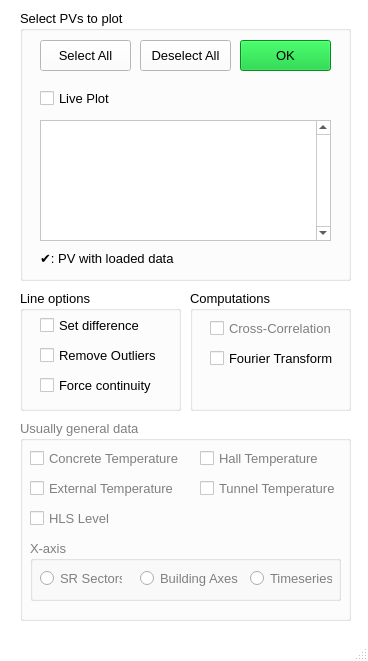
<?xml version="1.0" encoding="UTF-8"?>
<ui version="4.0">
 <class>MainWindow</class>
 <widget class="QMainWindow" name="MainWindow">
  <property name="geometry">
   <rect>
    <x>0</x>
    <y>0</y>
    <width>368</width>
    <height>661</height>
   </rect>
  </property>
  <property name="palette">
   <palette>
    <active>
     <colorrole role="WindowText">
      <brush brushstyle="SolidPattern">
       <color alpha="255">
        <red>0</red>
        <green>0</green>
        <blue>0</blue>
       </color>
      </brush>
     </colorrole>
     <colorrole role="Button">
      <brush brushstyle="SolidPattern">
       <color alpha="255">
        <red>255</red>
        <green>255</green>
        <blue>255</blue>
       </color>
      </brush>
     </colorrole>
     <colorrole role="Light">
      <brush brushstyle="SolidPattern">
       <color alpha="255">
        <red>255</red>
        <green>255</green>
        <blue>255</blue>
       </color>
      </brush>
     </colorrole>
     <colorrole role="Midlight">
      <brush brushstyle="SolidPattern">
       <color alpha="255">
        <red>255</red>
        <green>255</green>
        <blue>255</blue>
       </color>
      </brush>
     </colorrole>
     <colorrole role="Dark">
      <brush brushstyle="SolidPattern">
       <color alpha="255">
        <red>127</red>
        <green>127</green>
        <blue>127</blue>
       </color>
      </brush>
     </colorrole>
     <colorrole role="Mid">
      <brush brushstyle="SolidPattern">
       <color alpha="255">
        <red>170</red>
        <green>170</green>
        <blue>170</blue>
       </color>
      </brush>
     </colorrole>
     <colorrole role="Text">
      <brush brushstyle="SolidPattern">
       <color alpha="255">
        <red>0</red>
        <green>0</green>
        <blue>0</blue>
       </color>
      </brush>
     </colorrole>
     <colorrole role="BrightText">
      <brush brushstyle="SolidPattern">
       <color alpha="255">
        <red>255</red>
        <green>255</green>
        <blue>255</blue>
       </color>
      </brush>
     </colorrole>
     <colorrole role="ButtonText">
      <brush brushstyle="SolidPattern">
       <color alpha="255">
        <red>0</red>
        <green>0</green>
        <blue>0</blue>
       </color>
      </brush>
     </colorrole>
     <colorrole role="Base">
      <brush brushstyle="SolidPattern">
       <color alpha="255">
        <red>255</red>
        <green>255</green>
        <blue>255</blue>
       </color>
      </brush>
     </colorrole>
     <colorrole role="Window">
      <brush brushstyle="SolidPattern">
       <color alpha="255">
        <red>255</red>
        <green>255</green>
        <blue>255</blue>
       </color>
      </brush>
     </colorrole>
     <colorrole role="Shadow">
      <brush brushstyle="SolidPattern">
       <color alpha="255">
        <red>0</red>
        <green>0</green>
        <blue>0</blue>
       </color>
      </brush>
     </colorrole>
     <colorrole role="AlternateBase">
      <brush brushstyle="SolidPattern">
       <color alpha="255">
        <red>255</red>
        <green>255</green>
        <blue>255</blue>
       </color>
      </brush>
     </colorrole>
     <colorrole role="ToolTipBase">
      <brush brushstyle="SolidPattern">
       <color alpha="255">
        <red>255</red>
        <green>255</green>
        <blue>220</blue>
       </color>
      </brush>
     </colorrole>
     <colorrole role="ToolTipText">
      <brush brushstyle="SolidPattern">
       <color alpha="255">
        <red>0</red>
        <green>0</green>
        <blue>0</blue>
       </color>
      </brush>
     </colorrole>
    </active>
    <inactive>
     <colorrole role="WindowText">
      <brush brushstyle="SolidPattern">
       <color alpha="255">
        <red>0</red>
        <green>0</green>
        <blue>0</blue>
       </color>
      </brush>
     </colorrole>
     <colorrole role="Button">
      <brush brushstyle="SolidPattern">
       <color alpha="255">
        <red>255</red>
        <green>255</green>
        <blue>255</blue>
       </color>
      </brush>
     </colorrole>
     <colorrole role="Light">
      <brush brushstyle="SolidPattern">
       <color alpha="255">
        <red>255</red>
        <green>255</green>
        <blue>255</blue>
       </color>
      </brush>
     </colorrole>
     <colorrole role="Midlight">
      <brush brushstyle="SolidPattern">
       <color alpha="255">
        <red>255</red>
        <green>255</green>
        <blue>255</blue>
       </color>
      </brush>
     </colorrole>
     <colorrole role="Dark">
      <brush brushstyle="SolidPattern">
       <color alpha="255">
        <red>127</red>
        <green>127</green>
        <blue>127</blue>
       </color>
      </brush>
     </colorrole>
     <colorrole role="Mid">
      <brush brushstyle="SolidPattern">
       <color alpha="255">
        <red>170</red>
        <green>170</green>
        <blue>170</blue>
       </color>
      </brush>
     </colorrole>
     <colorrole role="Text">
      <brush brushstyle="SolidPattern">
       <color alpha="255">
        <red>0</red>
        <green>0</green>
        <blue>0</blue>
       </color>
      </brush>
     </colorrole>
     <colorrole role="BrightText">
      <brush brushstyle="SolidPattern">
       <color alpha="255">
        <red>255</red>
        <green>255</green>
        <blue>255</blue>
       </color>
      </brush>
     </colorrole>
     <colorrole role="ButtonText">
      <brush brushstyle="SolidPattern">
       <color alpha="255">
        <red>0</red>
        <green>0</green>
        <blue>0</blue>
       </color>
      </brush>
     </colorrole>
     <colorrole role="Base">
      <brush brushstyle="SolidPattern">
       <color alpha="255">
        <red>255</red>
        <green>255</green>
        <blue>255</blue>
       </color>
      </brush>
     </colorrole>
     <colorrole role="Window">
      <brush brushstyle="SolidPattern">
       <color alpha="255">
        <red>255</red>
        <green>255</green>
        <blue>255</blue>
       </color>
      </brush>
     </colorrole>
     <colorrole role="Shadow">
      <brush brushstyle="SolidPattern">
       <color alpha="255">
        <red>0</red>
        <green>0</green>
        <blue>0</blue>
       </color>
      </brush>
     </colorrole>
     <colorrole role="AlternateBase">
      <brush brushstyle="SolidPattern">
       <color alpha="255">
        <red>255</red>
        <green>255</green>
        <blue>255</blue>
       </color>
      </brush>
     </colorrole>
     <colorrole role="ToolTipBase">
      <brush brushstyle="SolidPattern">
       <color alpha="255">
        <red>255</red>
        <green>255</green>
        <blue>220</blue>
       </color>
      </brush>
     </colorrole>
     <colorrole role="ToolTipText">
      <brush brushstyle="SolidPattern">
       <color alpha="255">
        <red>0</red>
        <green>0</green>
        <blue>0</blue>
       </color>
      </brush>
     </colorrole>
    </inactive>
    <disabled>
     <colorrole role="WindowText">
      <brush brushstyle="SolidPattern">
       <color alpha="255">
        <red>127</red>
        <green>127</green>
        <blue>127</blue>
       </color>
      </brush>
     </colorrole>
     <colorrole role="Button">
      <brush brushstyle="SolidPattern">
       <color alpha="255">
        <red>255</red>
        <green>255</green>
        <blue>255</blue>
       </color>
      </brush>
     </colorrole>
     <colorrole role="Light">
      <brush brushstyle="SolidPattern">
       <color alpha="255">
        <red>255</red>
        <green>255</green>
        <blue>255</blue>
       </color>
      </brush>
     </colorrole>
     <colorrole role="Midlight">
      <brush brushstyle="SolidPattern">
       <color alpha="255">
        <red>255</red>
        <green>255</green>
        <blue>255</blue>
       </color>
      </brush>
     </colorrole>
     <colorrole role="Dark">
      <brush brushstyle="SolidPattern">
       <color alpha="255">
        <red>127</red>
        <green>127</green>
        <blue>127</blue>
       </color>
      </brush>
     </colorrole>
     <colorrole role="Mid">
      <brush brushstyle="SolidPattern">
       <color alpha="255">
        <red>170</red>
        <green>170</green>
        <blue>170</blue>
       </color>
      </brush>
     </colorrole>
     <colorrole role="Text">
      <brush brushstyle="SolidPattern">
       <color alpha="255">
        <red>127</red>
        <green>127</green>
        <blue>127</blue>
       </color>
      </brush>
     </colorrole>
     <colorrole role="BrightText">
      <brush brushstyle="SolidPattern">
       <color alpha="255">
        <red>255</red>
        <green>255</green>
        <blue>255</blue>
       </color>
      </brush>
     </colorrole>
     <colorrole role="ButtonText">
      <brush brushstyle="SolidPattern">
       <color alpha="255">
        <red>127</red>
        <green>127</green>
        <blue>127</blue>
       </color>
      </brush>
     </colorrole>
     <colorrole role="Base">
      <brush brushstyle="SolidPattern">
       <color alpha="255">
        <red>255</red>
        <green>255</green>
        <blue>255</blue>
       </color>
      </brush>
     </colorrole>
     <colorrole role="Window">
      <brush brushstyle="SolidPattern">
       <color alpha="255">
        <red>255</red>
        <green>255</green>
        <blue>255</blue>
       </color>
      </brush>
     </colorrole>
     <colorrole role="Shadow">
      <brush brushstyle="SolidPattern">
       <color alpha="255">
        <red>0</red>
        <green>0</green>
        <blue>0</blue>
       </color>
      </brush>
     </colorrole>
     <colorrole role="AlternateBase">
      <brush brushstyle="SolidPattern">
       <color alpha="255">
        <red>255</red>
        <green>255</green>
        <blue>255</blue>
       </color>
      </brush>
     </colorrole>
     <colorrole role="ToolTipBase">
      <brush brushstyle="SolidPattern">
       <color alpha="255">
        <red>255</red>
        <green>255</green>
        <blue>220</blue>
       </color>
      </brush>
     </colorrole>
     <colorrole role="ToolTipText">
      <brush brushstyle="SolidPattern">
       <color alpha="255">
        <red>0</red>
        <green>0</green>
        <blue>0</blue>
       </color>
      </brush>
     </colorrole>
    </disabled>
   </palette>
  </property>
  <property name="windowTitle">
   <string>MainWindow</string>
  </property>
  <widget class="QWidget" name="centralwidget">
   <widget class="QGroupBox" name="groupBox">
    <property name="geometry">
     <rect>
      <x>20</x>
      <y>10</y>
      <width>331</width>
      <height>271</height>
     </rect>
    </property>
    <property name="font">
     <font>
      <pointsize>10</pointsize>
     </font>
    </property>
    <property name="title">
     <string>Select PVs to plot</string>
    </property>
    <widget class="QPushButton" name="pb_selectAll">
     <property name="geometry">
      <rect>
       <x>20</x>
       <y>30</y>
       <width>91</width>
       <height>31</height>
      </rect>
     </property>
     <property name="text">
      <string>Select All</string>
     </property>
    </widget>
    <widget class="QPushButton" name="pb_deselectAll">
     <property name="geometry">
      <rect>
       <x>120</x>
       <y>30</y>
       <width>91</width>
       <height>31</height>
      </rect>
     </property>
     <property name="text">
      <string>Deselect All</string>
     </property>
    </widget>
    <widget class="QPushButton" name="pb_load">
     <property name="geometry">
      <rect>
       <x>220</x>
       <y>30</y>
       <width>91</width>
       <height>31</height>
      </rect>
     </property>
     <property name="palette">
      <palette>
       <active>
        <colorrole role="WindowText">
         <brush brushstyle="SolidPattern">
          <color alpha="255">
           <red>0</red>
           <green>0</green>
           <blue>0</blue>
          </color>
         </brush>
        </colorrole>
        <colorrole role="Button">
         <brush brushstyle="SolidPattern">
          <color alpha="255">
           <red>0</red>
           <green>199</green>
           <blue>40</blue>
          </color>
         </brush>
        </colorrole>
        <colorrole role="Light">
         <brush brushstyle="SolidPattern">
          <color alpha="255">
           <red>0</red>
           <green>255</green>
           <blue>0</blue>
          </color>
         </brush>
        </colorrole>
        <colorrole role="Midlight">
         <brush brushstyle="SolidPattern">
          <color alpha="255">
           <red>0</red>
           <green>212</green>
           <blue>0</blue>
          </color>
         </brush>
        </colorrole>
        <colorrole role="Dark">
         <brush brushstyle="SolidPattern">
          <color alpha="255">
           <red>0</red>
           <green>85</green>
           <blue>0</blue>
          </color>
         </brush>
        </colorrole>
        <colorrole role="Mid">
         <brush brushstyle="SolidPattern">
          <color alpha="255">
           <red>0</red>
           <green>113</green>
           <blue>0</blue>
          </color>
         </brush>
        </colorrole>
        <colorrole role="Text">
         <brush brushstyle="SolidPattern">
          <color alpha="255">
           <red>0</red>
           <green>0</green>
           <blue>0</blue>
          </color>
         </brush>
        </colorrole>
        <colorrole role="BrightText">
         <brush brushstyle="SolidPattern">
          <color alpha="255">
           <red>255</red>
           <green>255</green>
           <blue>255</blue>
          </color>
         </brush>
        </colorrole>
        <colorrole role="ButtonText">
         <brush brushstyle="SolidPattern">
          <color alpha="255">
           <red>0</red>
           <green>0</green>
           <blue>0</blue>
          </color>
         </brush>
        </colorrole>
        <colorrole role="Base">
         <brush brushstyle="SolidPattern">
          <color alpha="255">
           <red>0</red>
           <green>199</green>
           <blue>40</blue>
          </color>
         </brush>
        </colorrole>
        <colorrole role="Window">
         <brush brushstyle="SolidPattern">
          <color alpha="255">
           <red>0</red>
           <green>199</green>
           <blue>40</blue>
          </color>
         </brush>
        </colorrole>
        <colorrole role="Shadow">
         <brush brushstyle="SolidPattern">
          <color alpha="255">
           <red>0</red>
           <green>0</green>
           <blue>0</blue>
          </color>
         </brush>
        </colorrole>
        <colorrole role="AlternateBase">
         <brush brushstyle="SolidPattern">
          <color alpha="255">
           <red>127</red>
           <green>212</green>
           <blue>127</blue>
          </color>
         </brush>
        </colorrole>
        <colorrole role="ToolTipBase">
         <brush brushstyle="SolidPattern">
          <color alpha="255">
           <red>255</red>
           <green>255</green>
           <blue>220</blue>
          </color>
         </brush>
        </colorrole>
        <colorrole role="ToolTipText">
         <brush brushstyle="SolidPattern">
          <color alpha="255">
           <red>0</red>
           <green>0</green>
           <blue>0</blue>
          </color>
         </brush>
        </colorrole>
       </active>
       <inactive>
        <colorrole role="WindowText">
         <brush brushstyle="SolidPattern">
          <color alpha="255">
           <red>0</red>
           <green>0</green>
           <blue>0</blue>
          </color>
         </brush>
        </colorrole>
        <colorrole role="Button">
         <brush brushstyle="SolidPattern">
          <color alpha="255">
           <red>0</red>
           <green>199</green>
           <blue>40</blue>
          </color>
         </brush>
        </colorrole>
        <colorrole role="Light">
         <brush brushstyle="SolidPattern">
          <color alpha="255">
           <red>0</red>
           <green>255</green>
           <blue>0</blue>
          </color>
         </brush>
        </colorrole>
        <colorrole role="Midlight">
         <brush brushstyle="SolidPattern">
          <color alpha="255">
           <red>0</red>
           <green>212</green>
           <blue>0</blue>
          </color>
         </brush>
        </colorrole>
        <colorrole role="Dark">
         <brush brushstyle="SolidPattern">
          <color alpha="255">
           <red>0</red>
           <green>85</green>
           <blue>0</blue>
          </color>
         </brush>
        </colorrole>
        <colorrole role="Mid">
         <brush brushstyle="SolidPattern">
          <color alpha="255">
           <red>0</red>
           <green>113</green>
           <blue>0</blue>
          </color>
         </brush>
        </colorrole>
        <colorrole role="Text">
         <brush brushstyle="SolidPattern">
          <color alpha="255">
           <red>0</red>
           <green>0</green>
           <blue>0</blue>
          </color>
         </brush>
        </colorrole>
        <colorrole role="BrightText">
         <brush brushstyle="SolidPattern">
          <color alpha="255">
           <red>255</red>
           <green>255</green>
           <blue>255</blue>
          </color>
         </brush>
        </colorrole>
        <colorrole role="ButtonText">
         <brush brushstyle="SolidPattern">
          <color alpha="255">
           <red>0</red>
           <green>0</green>
           <blue>0</blue>
          </color>
         </brush>
        </colorrole>
        <colorrole role="Base">
         <brush brushstyle="SolidPattern">
          <color alpha="255">
           <red>0</red>
           <green>199</green>
           <blue>40</blue>
          </color>
         </brush>
        </colorrole>
        <colorrole role="Window">
         <brush brushstyle="SolidPattern">
          <color alpha="255">
           <red>0</red>
           <green>199</green>
           <blue>40</blue>
          </color>
         </brush>
        </colorrole>
        <colorrole role="Shadow">
         <brush brushstyle="SolidPattern">
          <color alpha="255">
           <red>0</red>
           <green>0</green>
           <blue>0</blue>
          </color>
         </brush>
        </colorrole>
        <colorrole role="AlternateBase">
         <brush brushstyle="SolidPattern">
          <color alpha="255">
           <red>127</red>
           <green>212</green>
           <blue>127</blue>
          </color>
         </brush>
        </colorrole>
        <colorrole role="ToolTipBase">
         <brush brushstyle="SolidPattern">
          <color alpha="255">
           <red>255</red>
           <green>255</green>
           <blue>220</blue>
          </color>
         </brush>
        </colorrole>
        <colorrole role="ToolTipText">
         <brush brushstyle="SolidPattern">
          <color alpha="255">
           <red>0</red>
           <green>0</green>
           <blue>0</blue>
          </color>
         </brush>
        </colorrole>
       </inactive>
       <disabled>
        <colorrole role="WindowText">
         <brush brushstyle="SolidPattern">
          <color alpha="255">
           <red>0</red>
           <green>0</green>
           <blue>0</blue>
          </color>
         </brush>
        </colorrole>
        <colorrole role="Button">
         <brush brushstyle="SolidPattern">
          <color alpha="255">
           <red>0</red>
           <green>199</green>
           <blue>40</blue>
          </color>
         </brush>
        </colorrole>
        <colorrole role="Light">
         <brush brushstyle="SolidPattern">
          <color alpha="255">
           <red>0</red>
           <green>255</green>
           <blue>0</blue>
          </color>
         </brush>
        </colorrole>
        <colorrole role="Midlight">
         <brush brushstyle="SolidPattern">
          <color alpha="255">
           <red>0</red>
           <green>212</green>
           <blue>0</blue>
          </color>
         </brush>
        </colorrole>
        <colorrole role="Dark">
         <brush brushstyle="SolidPattern">
          <color alpha="255">
           <red>0</red>
           <green>85</green>
           <blue>0</blue>
          </color>
         </brush>
        </colorrole>
        <colorrole role="Mid">
         <brush brushstyle="SolidPattern">
          <color alpha="255">
           <red>0</red>
           <green>113</green>
           <blue>0</blue>
          </color>
         </brush>
        </colorrole>
        <colorrole role="Text">
         <brush brushstyle="SolidPattern">
          <color alpha="255">
           <red>0</red>
           <green>0</green>
           <blue>0</blue>
          </color>
         </brush>
        </colorrole>
        <colorrole role="BrightText">
         <brush brushstyle="SolidPattern">
          <color alpha="255">
           <red>255</red>
           <green>255</green>
           <blue>255</blue>
          </color>
         </brush>
        </colorrole>
        <colorrole role="ButtonText">
         <brush brushstyle="SolidPattern">
          <color alpha="255">
           <red>0</red>
           <green>0</green>
           <blue>0</blue>
          </color>
         </brush>
        </colorrole>
        <colorrole role="Base">
         <brush brushstyle="SolidPattern">
          <color alpha="255">
           <red>0</red>
           <green>199</green>
           <blue>40</blue>
          </color>
         </brush>
        </colorrole>
        <colorrole role="Window">
         <brush brushstyle="SolidPattern">
          <color alpha="255">
           <red>0</red>
           <green>199</green>
           <blue>40</blue>
          </color>
         </brush>
        </colorrole>
        <colorrole role="Shadow">
         <brush brushstyle="SolidPattern">
          <color alpha="255">
           <red>0</red>
           <green>0</green>
           <blue>0</blue>
          </color>
         </brush>
        </colorrole>
        <colorrole role="AlternateBase">
         <brush brushstyle="SolidPattern">
          <color alpha="255">
           <red>0</red>
           <green>170</green>
           <blue>0</blue>
          </color>
         </brush>
        </colorrole>
        <colorrole role="ToolTipBase">
         <brush brushstyle="SolidPattern">
          <color alpha="255">
           <red>255</red>
           <green>255</green>
           <blue>220</blue>
          </color>
         </brush>
        </colorrole>
        <colorrole role="ToolTipText">
         <brush brushstyle="SolidPattern">
          <color alpha="255">
           <red>0</red>
           <green>0</green>
           <blue>0</blue>
          </color>
         </brush>
        </colorrole>
       </disabled>
      </palette>
     </property>
     <property name="styleSheet">
      <string notr="true">color: black</string>
     </property>
     <property name="text">
      <string>OK</string>
     </property>
    </widget>
    <widget class="QScrollArea" name="scrollArea">
     <property name="geometry">
      <rect>
       <x>20</x>
       <y>110</y>
       <width>291</width>
       <height>121</height>
      </rect>
     </property>
     <property name="verticalScrollBarPolicy">
      <enum>Qt::ScrollBarAlwaysOn</enum>
     </property>
     <property name="widgetResizable">
      <bool>true</bool>
     </property>
     <widget class="QWidget" name="scrollAreaWidgetContents">
      <property name="geometry">
       <rect>
        <x>0</x>
        <y>0</y>
        <width>272</width>
        <height>119</height>
       </rect>
      </property>
     </widget>
    </widget>
    <widget class="QCheckBox" name="cb_livePlot">
     <property name="geometry">
      <rect>
       <x>20</x>
       <y>80</y>
       <width>271</width>
       <height>17</height>
      </rect>
     </property>
     <property name="text">
      <string>Live Plot</string>
     </property>
    </widget>
    <widget class="QLabel" name="label">
     <property name="geometry">
      <rect>
       <x>20</x>
       <y>240</y>
       <width>141</width>
       <height>16</height>
      </rect>
     </property>
     <property name="text">
      <string>✔: PV with loaded data</string>
     </property>
    </widget>
   </widget>
   <widget class="QGroupBox" name="groupBox_2">
    <property name="geometry">
     <rect>
      <x>20</x>
      <y>290</y>
      <width>161</width>
      <height>121</height>
     </rect>
    </property>
    <property name="font">
     <font>
      <pointsize>10</pointsize>
     </font>
    </property>
    <property name="title">
     <string>Line options</string>
    </property>
    <widget class="QCheckBox" name="cb_removeOutliers">
     <property name="geometry">
      <rect>
       <x>20</x>
       <y>50</y>
       <width>121</width>
       <height>31</height>
      </rect>
     </property>
     <property name="text">
      <string>Remove Outliers</string>
     </property>
    </widget>
    <widget class="QCheckBox" name="cb_setDiff">
     <property name="geometry">
      <rect>
       <x>20</x>
       <y>20</y>
       <width>121</width>
       <height>31</height>
      </rect>
     </property>
     <property name="text">
      <string>Set difference</string>
     </property>
     <property name="checked">
      <bool>false</bool>
     </property>
    </widget>
    <widget class="QCheckBox" name="cb_forceContinuity">
     <property name="geometry">
      <rect>
       <x>20</x>
       <y>80</y>
       <width>121</width>
       <height>31</height>
      </rect>
     </property>
     <property name="text">
      <string>Force continuity</string>
     </property>
     <property name="checked">
      <bool>false</bool>
     </property>
    </widget>
   </widget>
   <widget class="QGroupBox" name="groupBox_3">
    <property name="geometry">
     <rect>
      <x>190</x>
      <y>290</y>
      <width>161</width>
      <height>121</height>
     </rect>
    </property>
    <property name="font">
     <font>
      <pointsize>10</pointsize>
     </font>
    </property>
    <property name="title">
     <string>Computations</string>
    </property>
    <widget class="QCheckBox" name="checkBox_5">
     <property name="enabled">
      <bool>false</bool>
     </property>
     <property name="geometry">
      <rect>
       <x>20</x>
       <y>30</y>
       <width>131</width>
       <height>17</height>
      </rect>
     </property>
     <property name="text">
      <string>Cross-Correlation</string>
     </property>
    </widget>
    <widget class="QCheckBox" name="cb_fft">
     <property name="geometry">
      <rect>
       <x>20</x>
       <y>60</y>
       <width>141</width>
       <height>17</height>
      </rect>
     </property>
     <property name="text">
      <string>Fourier Transform</string>
     </property>
    </widget>
   </widget>
   <widget class="QGroupBox" name="groupBox_4">
    <property name="enabled">
     <bool>false</bool>
    </property>
    <property name="geometry">
     <rect>
      <x>20</x>
      <y>420</y>
      <width>331</width>
      <height>201</height>
     </rect>
    </property>
    <property name="font">
     <font>
      <pointsize>10</pointsize>
     </font>
    </property>
    <property name="title">
     <string>Usually general data</string>
    </property>
    <widget class="QCheckBox" name="checkBox">
     <property name="geometry">
      <rect>
       <x>10</x>
       <y>30</y>
       <width>151</width>
       <height>17</height>
      </rect>
     </property>
     <property name="text">
      <string>Concrete Temperature</string>
     </property>
    </widget>
    <widget class="QCheckBox" name="checkBox_2">
     <property name="geometry">
      <rect>
       <x>10</x>
       <y>60</y>
       <width>151</width>
       <height>17</height>
      </rect>
     </property>
     <property name="text">
      <string>External Temperature</string>
     </property>
    </widget>
    <widget class="QCheckBox" name="checkBox_3">
     <property name="geometry">
      <rect>
       <x>180</x>
       <y>30</y>
       <width>151</width>
       <height>17</height>
      </rect>
     </property>
     <property name="text">
      <string>Hall Temperature</string>
     </property>
    </widget>
    <widget class="QCheckBox" name="checkBox_4">
     <property name="geometry">
      <rect>
       <x>180</x>
       <y>60</y>
       <width>151</width>
       <height>17</height>
      </rect>
     </property>
     <property name="text">
      <string>Tunnel Temperature</string>
     </property>
    </widget>
    <widget class="QGroupBox" name="groupBox_5">
     <property name="geometry">
      <rect>
       <x>10</x>
       <y>120</y>
       <width>311</width>
       <height>61</height>
      </rect>
     </property>
     <property name="title">
      <string>X-axis</string>
     </property>
     <widget class="QRadioButton" name="radioButton">
      <property name="geometry">
       <rect>
        <x>10</x>
        <y>30</y>
        <width>82</width>
        <height>17</height>
       </rect>
      </property>
      <property name="text">
       <string>SR Sectors</string>
      </property>
     </widget>
     <widget class="QRadioButton" name="radioButton_2">
      <property name="geometry">
       <rect>
        <x>110</x>
        <y>30</y>
        <width>101</width>
        <height>17</height>
       </rect>
      </property>
      <property name="text">
       <string>Building Axes</string>
      </property>
     </widget>
     <widget class="QRadioButton" name="radioButton_3">
      <property name="geometry">
       <rect>
        <x>220</x>
        <y>30</y>
        <width>82</width>
        <height>17</height>
       </rect>
      </property>
      <property name="text">
       <string>Timeseries</string>
      </property>
     </widget>
    </widget>
    <widget class="QCheckBox" name="checkBox_6">
     <property name="geometry">
      <rect>
       <x>10</x>
       <y>90</y>
       <width>151</width>
       <height>17</height>
      </rect>
     </property>
     <property name="text">
      <string>HLS Level</string>
     </property>
    </widget>
   </widget>
  </widget>
  <widget class="QStatusBar" name="statusbar"/>
 </widget>
 <resources/>
 <connections/>
</ui>
